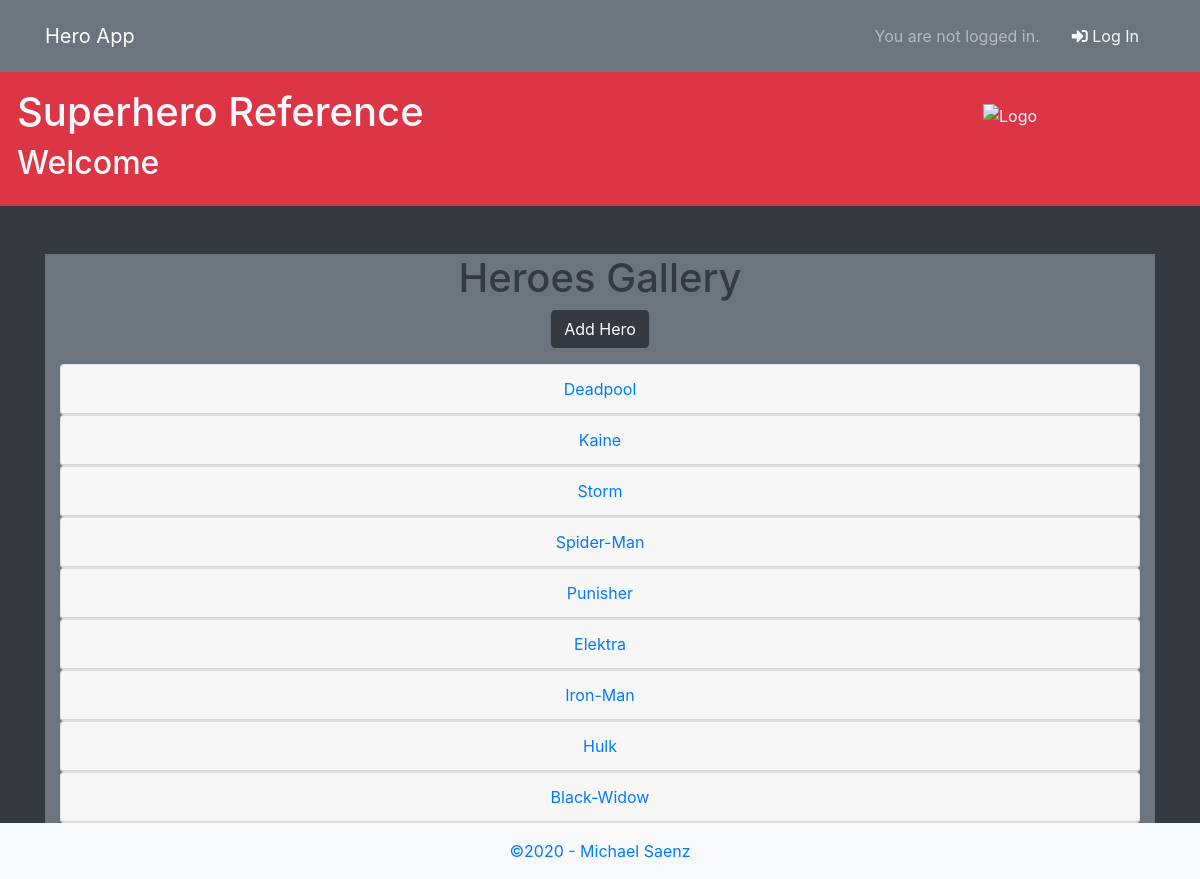
/, run on an earlier commit of the app's database.
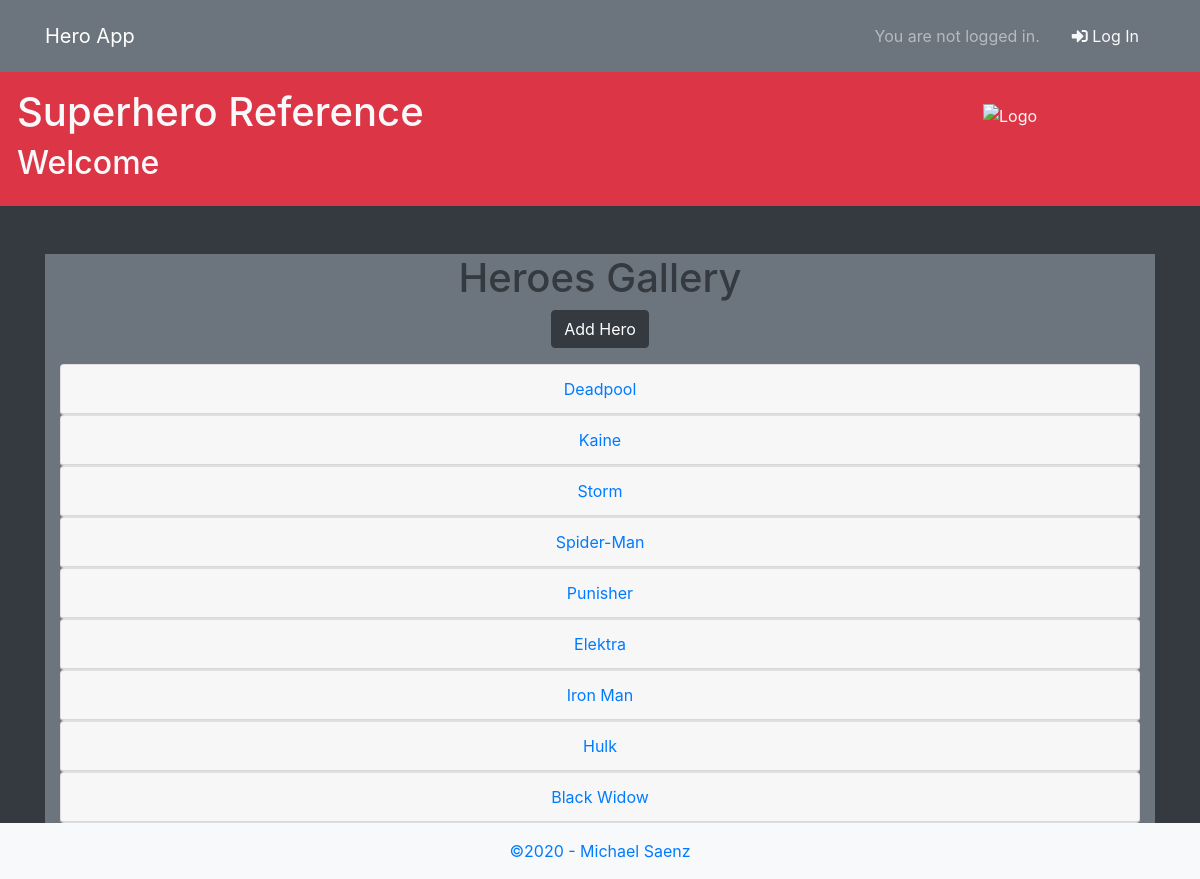
And on a later commit of the database.
### hero/models.py (models this page shows, shortened)
class Superhero(models.Model):
    name = models.CharField(max_length=20)
    identity = models.CharField(max_length=20)
    image = models.CharField(max_length=200, null=True)

### hero/views.py (the view)
# urls.py: path('', HeroListView.as_view(), name='hero_list'),
class HeroListView(ListView):
    template_name = "hero_list.html"
    model = Superhero

### templates/hero_list.html (shortened to what this page needs)
{% extends 'superhero_theme.html' %}
{% block main %}
<main class="bg-secondary text-dark">
    <div class="container text-center">
    <h1>Heroes Gallery</h1>
    <a href="add" class="btn btn-dark">Add Hero</a>
    {% for hero in object_list %}
    <div id="accordion">
      <div class="card">
        <div class="card-header">
          <a class="card-link" data-toggle="collapse" href="#collapse{{ hero.pk }}">
            {{ hero.name }}
          </a>
        </div>
      </div>
    </div>
    {% endfor %}
  </div>
</main>
{% endblock main %}

### templates/superhero_theme.html (shortened to what this page needs)
{% load static %}
<!doctype html>
<html lang="en">
<head>
    <link rel="stylesheet" href="https://stackpath.bootstrapcdn.com/bootstrap/4.5.2/css/bootstrap.min.css">
    <link rel="stylesheet" href="https://use.fontawesome.com/releases/v5.0.13/css/all.css">
</head>
<body class="bg-dark text-light">
    {% block content %}
        <nav class="navbar navbar-expand-sm navbar-dark bg-secondary">
            <div class="container">
                <div class="collapse navbar-collapse" id="navbarCollapse">
                    <a href="{% url 'hero_list' %}" class="navbar-brand">Hero App</a>
                    <ul class="navbar-nav ml-auto">
                        {% block user %}
                            {% if user.is_authenticated %}
                                <li class="nav-item active">
                                    <span class="nav-link p-2 m-2">Welcome {{ user.username }}</span>
                                </li>
                                <li class="nav-item">
                                    <a href="{% url 'logout' %}" class=" nav-link text-light p-2 m-2">
                                        <i class="fas fa-sign-out-alt"></i> Log out
                                    </a>
                                </li>
                            {% else %}
                                <li class="nav-item">
                                    <span class="nav-link p-2 m-2">You are not logged in.</span>
                                </li>
                                <li class="nav-item active">
                                    <a href="{% url 'login' %}" class="nav-link text-light p-2 m-2">
                                        <i class="fas fa-sign-in-alt"></i> Log In
                                    </a>
                                </li>
                            {% endif %}
                        {% endblock user %}
                    </ul>
                </div>
            </div>
        </nav>
        {% block header %}
        <header class="bg-danger p-3 mb-5">
            <div class="row media">
                <div class="media-body">
                    <h1><a href="/" class="text-light ml-3">Superhero Reference</a></h1>
                    <h2 class="text-light ml-3">Welcome</h2>
                </div>
                <img class="m-3 image-fluid image-circle" src="/static/images/SWS_Logo_200.jpg" alt="Logo" width="200">
            </div>
        </header>
        {% endblock header %}
        <main>
            <div class="container">
                {% block main %}{% endblock main %}
            </div>
        </main>
        {% block footer %}
        <footer class="bg-light p-3 text-center text-primary">
            &copy;2020 - Michael Saenz
        </footer>
        {% endblock footer %}
    {% endblock content %}
</body>
</html>

What changed in the data, as far as the page shows it:
changed Superhero: name "Iron-Man" → "Iron Man"
changed Superhero: name "Black-Widow" → "Black Widow"
